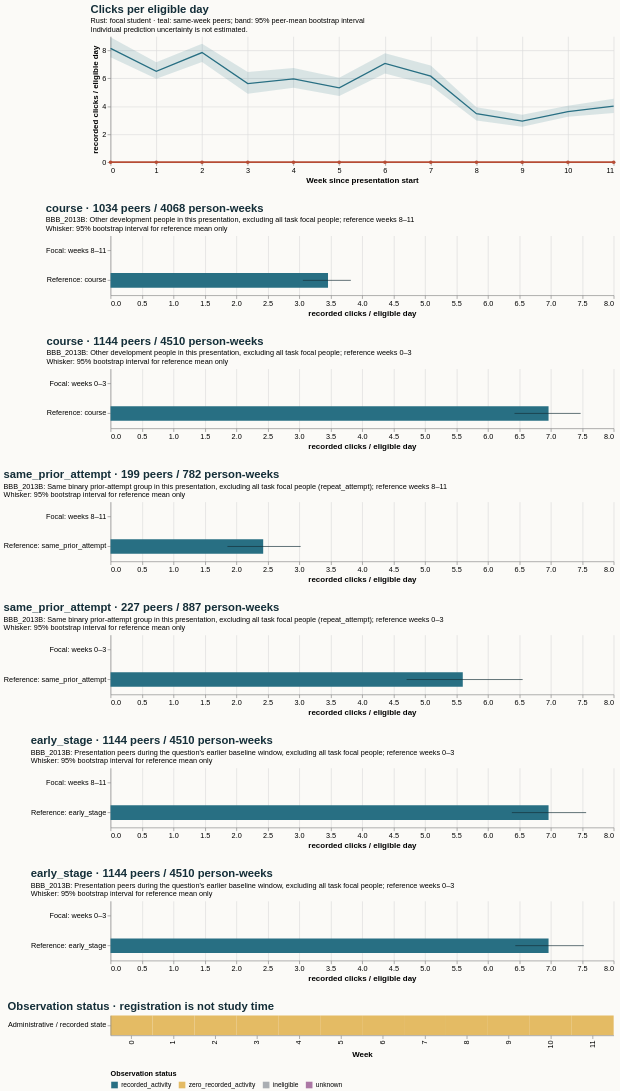

Write a Vega-Lite specification for this figure.
### Vega-Lite specification from a JSON file in a GitHub repository (floating-point values rounded to 4 significant figures)
{"$schema": "https://vega.github.io/schema/vega-lite/v5.20.1.json", "config": {"axis": {"labelFontSize": 11, "titleFontSize": 12}, "background": "#fbfaf7", "font": "sans-serif", "title": {"anchor": "start", "color": "#142e38", "fontSize": 17, "subtitleFontSize": 11}, "view": {"continuousHeight": 300, "continuousWidth": 300, "stroke": null}}, "datasets": {"data-321a5c027045c2716b95c69819c2abf4": [{"hi": null, "lo": null, "series": "Focal: weeks 8–11", "value": 0.0}, {"hi": 3.821, "lo": 3.058, "series": "Reference: course", "value": 3.458}], "data-3a0b7cacbada27832f9102f7afda9dcc": [{"hi": null, "lo": null, "series": "Focal: weeks 0–3", "value": 0.0}, {"hi": 7.525, "lo": 6.436, "series": "Reference: early_stage", "value": 6.964}], "data-51d02f3cd57844149c703962c7dab517": [{"eligible_days": 7.0, "end_day": 6, "logging_completeness": "unknown", "observation_status": "zero_recorded_activity", "row": "Administrative / recorded state", "score_status": "withheld_release_time_unknown", "start_day": 0, "value": 0.0, "week": 0}, {"eligible_days": 7.0, "end_day": 13, "logging_completeness": "unknown", "observation_status": "zero_recorded_activity", "row": "Administrative / recorded state", "score_status": "withheld_release_time_unknown", "start_day": 7, "value": 0.0, "week": 1}, {"eligible_days": 7.0, "end_day": 20, "logging_completeness": "unknown", "observation_status": "zero_recorded_activity", "row": "Administrative / recorded state", "score_status": "withheld_release_time_unknown", "start_day": 14, "value": 0.0, "week": 2}, {"eligible_days": 7.0, "end_day": 27, "logging_completeness": "unknown", "observation_status": "zero_recorded_activity", "row": "Administrative / recorded state", "score_status": "withheld_release_time_unknown", "start_day": 21, "value": 0.0, "week": 3}, {"eligible_days": 7.0, "end_day": 34, "logging_completeness": "unknown", "observation_status": "zero_recorded_activity", "row": "Administrative / recorded state", "score_status": "withheld_release_time_unknown", "start_day": 28, "value": 0.0, "week": 4}, {"eligible_days": 7.0, "end_day": 41, "logging_completeness": "unknown", "observation_status": "zero_recorded_activity", "row": "Administrative / recorded state", "score_status": "withheld_release_time_unknown", "start_day": 35, "value": 0.0, "week": 5}, {"eligible_days": 7.0, "end_day": 48, "logging_completeness": "unknown", "observation_status": "zero_recorded_activity", "row": "Administrative / recorded state", "score_status": "withheld_release_time_unknown", "start_day": 42, "value": 0.0, "week": 6}, {"eligible_days": 7.0, "end_day": 55, "logging_completeness": "unknown", "observation_status": "zero_recorded_activity", "row": "Administrative / recorded state", "score_status": "withheld_release_time_unknown", "start_day": 49, "value": 0.0, "week": 7}, {"eligible_days": 7.0, "end_day": 62, "logging_completeness": "unknown", "observation_status": "zero_recorded_activity", "row": "Administrative / recorded state", "score_status": "withheld_release_time_unknown", "start_day": 56, "value": 0.0, "week": 8}, {"eligible_days": 7.0, "end_day": 69, "logging_completeness": "unknown", "observation_status": "zero_recorded_activity", "row": "Administrative / recorded state", "score_status": "withheld_release_time_unknown", "start_day": 63, "value": 0.0, "week": 9}, {"eligible_days": 7.0, "end_day": 76, "logging_completeness": "unknown", "observation_status": "zero_recorded_activity", "row": "Administrative / recorded state", "score_status": "withheld_release_time_unknown", "start_day": 70, "value": 0.0, "week": 10}, {"eligible_days": 7.0, "end_day": 83, "logging_completeness": "unknown", "observation_status": "zero_recorded_activity", "row": "Administrative / recorded state", "score_status": "withheld_release_time_unknown", "start_day": 77, "value": 0.0, "week": 11}], "data-5ae0fdeda164735b7608eb726056c0fd": [{"hi": null, "lo": null, "series": "Focal: weeks 8–11", "value": 0.0}, {"hi": 3.023, "lo": 1.858, "series": "Reference: same_prior_attempt", "value": 2.427}], "data-5dd9bbe587843a7640328fb9865bbe6d": [{"hi": null, "lo": null, "series": "Focal: weeks 0–3", "value": 0.0}, {"hi": 6.553, "lo": 4.707, "series": "Reference: same_prior_attempt", "value": 5.601}], "data-7249e342c2781a2cde3db1ba03442374": [{"hi": null, "lo": null, "series": "Focal: weeks 0–3", "value": 0.0}, {"hi": 7.475, "lo": 6.423, "series": "Reference: course", "value": 6.964}], "data-84cb12b3c71544ab2b60620f1a59c107": [{"end_day": 6, "focal_value": 0.0, "peer_ci_high": 8.937, "peer_ci_low": 7.502, "peer_mean": 8.148, "peer_observations": 1143, "peer_people": 1143, "reference": "course", "unit": "recorded clicks / eligible day", "week": 0}, {"end_day": 13, "focal_value": 0.0, "peer_ci_high": 7.159, "peer_ci_low": 5.973, "peer_mean": 6.502, "peer_observations": 1136, "peer_people": 1136, "reference": "course", "unit": "recorded clicks / eligible day", "week": 1}, {"end_day": 20, "focal_value": 0.0, "peer_ci_high": 8.474, "peer_ci_low": 7.173, "peer_mean": 7.845, "peer_observations": 1119, "peer_people": 1119, "reference": "course", "unit": "recorded clicks / eligible day", "week": 2}, {"end_day": 27, "focal_value": 0.0, "peer_ci_high": 6.457, "peer_ci_low": 4.899, "peer_mean": 5.621, "peer_observations": 1112, "peer_people": 1112, "reference": "course", "unit": "recorded clicks / eligible day", "week": 3}, {"end_day": 34, "focal_value": 0.0, "peer_ci_high": 6.74, "peer_ci_low": 5.334, "peer_mean": 5.963, "peer_observations": 1077, "peer_people": 1077, "reference": "course", "unit": "recorded clicks / eligible day", "week": 4}, {"end_day": 41, "focal_value": 0.0, "peer_ci_high": 6.037, "peer_ci_low": 4.736, "peer_mean": 5.32, "peer_observations": 1070, "peer_people": 1070, "reference": "course", "unit": "recorded clicks / eligible day", "week": 5}, {"end_day": 48, "focal_value": 0.0, "peer_ci_high": 7.804, "peer_ci_low": 6.345, "peer_mean": 7.068, "peer_observations": 1060, "peer_people": 1060, "reference": "course", "unit": "recorded clicks / eligible day", "week": 6}, {"end_day": 55, "focal_value": 0.0, "peer_ci_high": 6.916, "peer_ci_low": 5.48, "peer_mean": 6.156, "peer_observations": 1044, "peer_people": 1044, "reference": "course", "unit": "recorded clicks / eligible day", "week": 7}, {"end_day": 62, "focal_value": 0.0, "peer_ci_high": 3.936, "peer_ci_low": 2.975, "peer_mean": 3.473, "peer_observations": 1034, "peer_people": 1034, "reference": "course", "unit": "recorded clicks / eligible day", "week": 8}, {"end_day": 69, "focal_value": 0.0, "peer_ci_high": 3.394, "peer_ci_low": 2.537, "peer_mean": 2.943, "peer_observations": 1017, "peer_people": 1017, "reference": "course", "unit": "recorded clicks / eligible day", "week": 9}, {"end_day": 76, "focal_value": 0.0, "peer_ci_high": 4.043, "peer_ci_low": 3.253, "peer_mean": 3.624, "peer_observations": 1011, "peer_people": 1011, "reference": "course", "unit": "recorded clicks / eligible day", "week": 10}, {"end_day": 83, "focal_value": 0.0, "peer_ci_high": 4.543, "peer_ci_low": 3.521, "peer_mean": 4.014, "peer_observations": 1006, "peer_people": 1006, "reference": "course", "unit": "recorded clicks / eligible day", "week": 11}], "data-96b9ad37c3a0ceb25879de325bf61f9c": [{"hi": null, "lo": null, "series": "Focal: weeks 8–11", "value": 0.0}, {"hi": 7.562, "lo": 6.381, "series": "Reference: early_stage", "value": 6.964}]}, "resolve": {"scale": {"color": "independent"}}, "spacing": 28, "vconcat": [{"data": {"name": "data-84cb12b3c71544ab2b60620f1a59c107"}, "height": 190, "layer": [{"encoding": {"x": {"axis": {"tickMinStep": 1}, "field": "week", "title": "Week since presentation start", "type": "quantitative"}, "y": {"field": "peer_ci_low", "scale": {"zero": true}, "title": "recorded clicks / eligible day", "type": "quantitative"}, "y2": {"field": "peer_ci_high"}}, "mark": {"color": "#286f83", "opacity": 0.16, "type": "area"}}, {"encoding": {"tooltip": [{"field": "week", "type": "quantitative"}, {"field": "peer_mean", "type": "quantitative"}, {"field": "peer_people", "type": "quantitative"}, {"field": "peer_observations", "type": "quantitative"}], "x": {"field": "week", "type": "quantitative"}, "y": {"field": "peer_mean", "type": "quantitative"}}, "mark": {"color": "#286f83", "strokeWidth": 2, "type": "line"}}, {"encoding": {"tooltip": [{"field": "week", "type": "quantitative"}, {"field": "focal_value", "type": "quantitative"}], "x": {"field": "week", "type": "quantitative"}, "y": {"field": "focal_value", "type": "quantitative"}}, "mark": {"color": "#b64c35", "point": {"color": "#b64c35"}, "strokeWidth": 2.5, "type": "line"}}], "title": {"subtitle": ["Rust: focal student · teal: same-week peers; band: 95% peer-mean bootstrap interval", "Individual prediction uncertainty is not estimated."], "text": "Clicks per eligible day"}, "width": 760}, {"data": {"name": "data-321a5c027045c2716b95c69819c2abf4"}, "height": 90, "layer": [{"encoding": {"x": {"field": "value", "scale": {"domain": [0, 7.94], "zero": true}, "title": "recorded clicks / eligible day", "type": "quantitative"}, "y": {"field": "series", "sort": null, "title": null, "type": "nominal"}}, "mark": {"color": "#286f83", "size": 22, "type": "bar"}}, {"encoding": {"x": {"field": "lo", "type": "quantitative"}, "x2": {"field": "hi"}, "y": {"field": "series", "sort": null, "title": null, "type": "nominal"}}, "mark": {"color": "#142e38", "type": "rule"}}], "title": {"subtitle": ["BBB_2013B: Other development people in this presentation, excluding all task focal people; reference weeks 8–11", "Whisker: 95% bootstrap interval for reference mean only"], "text": "course · 1034 peers / 4068 person-weeks"}, "width": 760}, {"data": {"name": "data-7249e342c2781a2cde3db1ba03442374"}, "height": 90, "layer": [{"encoding": {"x": {"field": "value", "scale": {"domain": [0, 7.94], "zero": true}, "title": "recorded clicks / eligible day", "type": "quantitative"}, "y": {"field": "series", "sort": null, "title": null, "type": "nominal"}}, "mark": {"color": "#286f83", "size": 22, "type": "bar"}}, {"encoding": {"x": {"field": "lo", "type": "quantitative"}, "x2": {"field": "hi"}, "y": {"field": "series", "sort": null, "title": null, "type": "nominal"}}, "mark": {"color": "#142e38", "type": "rule"}}], "title": {"subtitle": ["BBB_2013B: Other development people in this presentation, excluding all task focal people; reference weeks 0–3", "Whisker: 95% bootstrap interval for reference mean only"], "text": "course · 1144 peers / 4510 person-weeks"}, "width": 760}, {"data": {"name": "data-5ae0fdeda164735b7608eb726056c0fd"}, "height": 90, "layer": [{"encoding": {"x": {"field": "value", "scale": {"domain": [0, 7.94], "zero": true}, "title": "recorded clicks / eligible day", "type": "quantitative"}, "y": {"field": "series", "sort": null, "title": null, "type": "nominal"}}, "mark": {"color": "#286f83", "size": 22, "type": "bar"}}, {"encoding": {"x": {"field": "lo", "type": "quantitative"}, "x2": {"field": "hi"}, "y": {"field": "series", "sort": null, "title": null, "type": "nominal"}}, "mark": {"color": "#142e38", "type": "rule"}}], "title": {"subtitle": ["BBB_2013B: Same binary prior-attempt group in this presentation, excluding all task focal people (repeat_attempt); reference weeks 8–11", "Whisker: 95% bootstrap interval for reference mean only"], "text": "same_prior_attempt · 199 peers / 782 person-weeks"}, "width": 760}, {"data": {"name": "data-5dd9bbe587843a7640328fb9865bbe6d"}, "height": 90, "layer": [{"encoding": {"x": {"field": "value", "scale": {"domain": [0, 7.94], "zero": true}, "title": "recorded clicks / eligible day", "type": "quantitative"}, "y": {"field": "series", "sort": null, "title": null, "type": "nominal"}}, "mark": {"color": "#286f83", "size": 22, "type": "bar"}}, {"encoding": {"x": {"field": "lo", "type": "quantitative"}, "x2": {"field": "hi"}, "y": {"field": "series", "sort": null, "title": null, "type": "nominal"}}, "mark": {"color": "#142e38", "type": "rule"}}], "title": {"subtitle": ["BBB_2013B: Same binary prior-attempt group in this presentation, excluding all task focal people (repeat_attempt); reference weeks 0–3", "Whisker: 95% bootstrap interval for reference mean only"], "text": "same_prior_attempt · 227 peers / 887 person-weeks"}, "width": 760}, {"data": {"name": "data-96b9ad37c3a0ceb25879de325bf61f9c"}, "height": 90, "layer": [{"encoding": {"x": {"field": "value", "scale": {"domain": [0, 7.94], "zero": true}, "title": "recorded clicks / eligible day", "type": "quantitative"}, "y": {"field": "series", "sort": null, "title": null, "type": "nominal"}}, "mark": {"color": "#286f83", "size": 22, "type": "bar"}}, {"encoding": {"x": {"field": "lo", "type": "quantitative"}, "x2": {"field": "hi"}, "y": {"field": "series", "sort": null, "title": null, "type": "nominal"}}, "mark": {"color": "#142e38", "type": "rule"}}], "title": {"subtitle": ["BBB_2013B: Presentation peers during the question's earlier baseline window, excluding all task focal people; reference weeks 0–3", "Whisker: 95% bootstrap interval for reference mean only"], "text": "early_stage · 1144 peers / 4510 person-weeks"}, "width": 760}, {"data": {"name": "data-3a0b7cacbada27832f9102f7afda9dcc"}, "height": 90, "layer": [{"encoding": {"x": {"field": "value", "scale": {"domain": [0, 7.94], "zero": true}, "title": "recorded clicks / eligible day", "type": "quantitative"}, "y": {"field": "series", "sort": null, "title": null, "type": "nominal"}}, "mark": {"color": "#286f83", "size": 22, "type": "bar"}}, {"encoding": {"x": {"field": "lo", "type": "quantitative"}, "x2": {"field": "hi"}, "y": {"field": "series", "sort": null, "title": null, "type": "nominal"}}, "mark": {"color": "#142e38", "type": "rule"}}], "title": {"subtitle": ["BBB_2013B: Presentation peers during the question's earlier baseline window, excluding all task focal people; reference weeks 0–3", "Whisker: 95% bootstrap interval for reference mean only"], "text": "early_stage · 1144 peers / 4510 person-weeks"}, "width": 760}, {"data": {"name": "data-51d02f3cd57844149c703962c7dab517"}, "encoding": {"color": {"field": "observation_status", "legend": {"labelLimit": 260, "orient": "bottom"}, "scale": {"domain": ["recorded_activity", "zero_recorded_activity", "ineligible", "unknown"], "range": ["#286f83", "#e4bb64", "#aaaeb3", "#ac78a5"]}, "title": "Observation status", "type": "nominal"}, "tooltip": [{"field": "week", "type": "quantitative"}, {"field": "eligible_days", "type": "quantitative"}, {"field": "observation_status", "type": "nominal"}, {"field": "logging_completeness", "type": "nominal"}], "x": {"field": "week", "title": "Week", "type": "ordinal"}, "y": {"field": "row", "title": null, "type": "nominal"}}, "height": 30, "mark": {"type": "rect"}, "title": "Observation status · registration is not study time", "width": 760}]}
